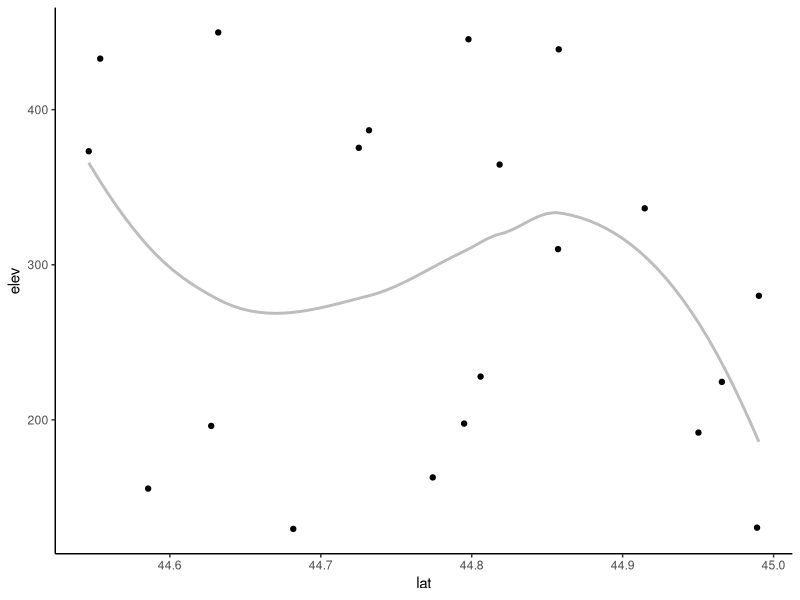
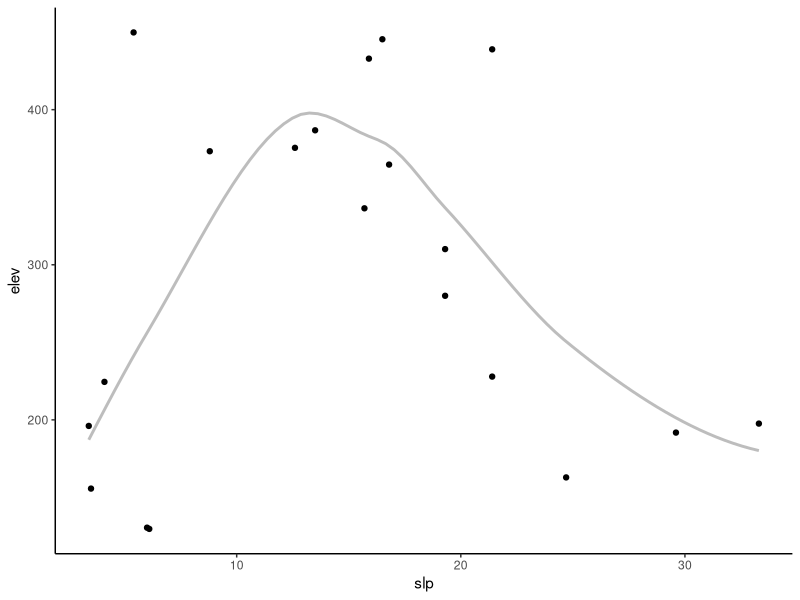
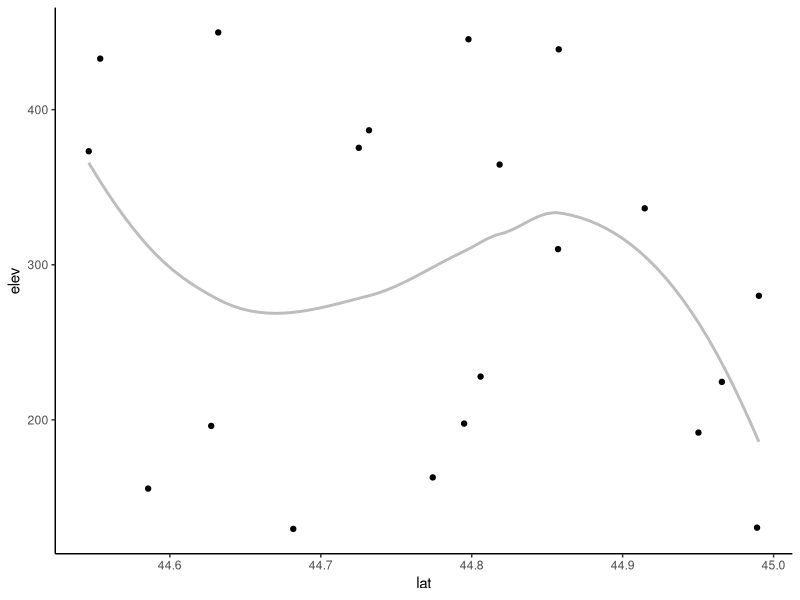
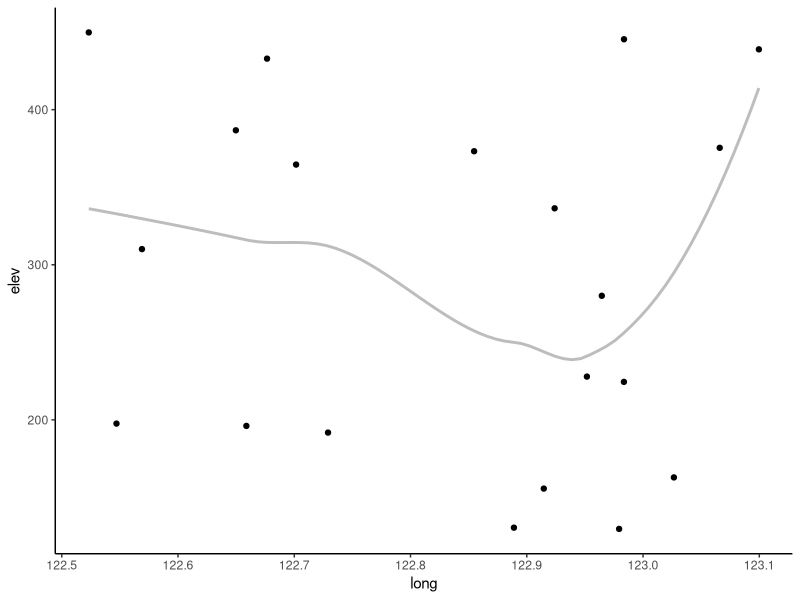
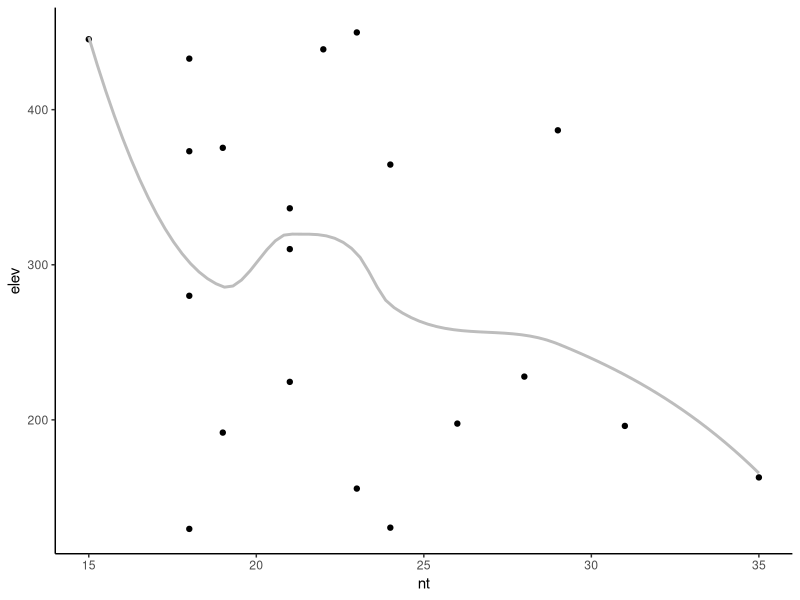
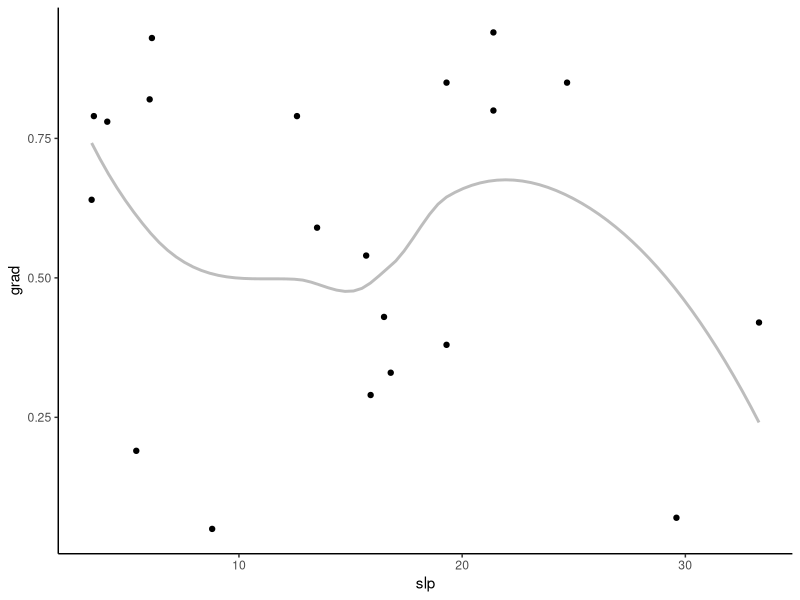
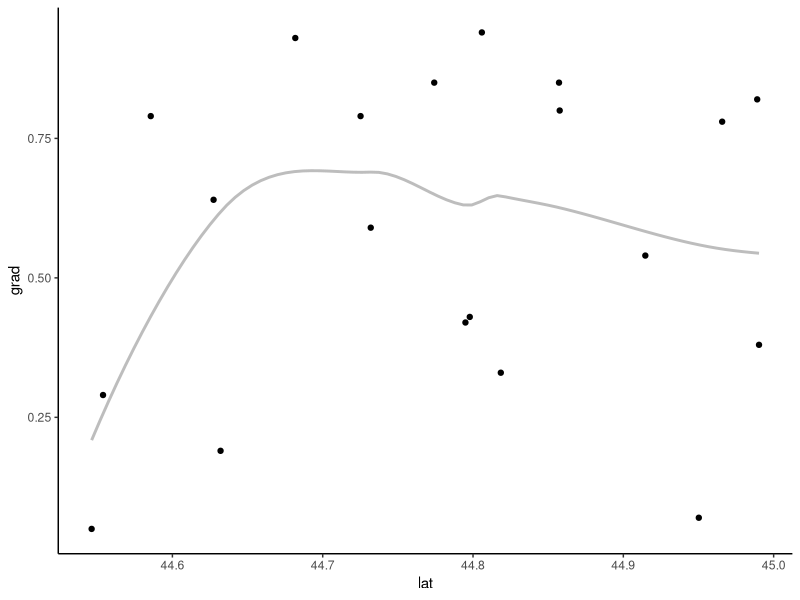
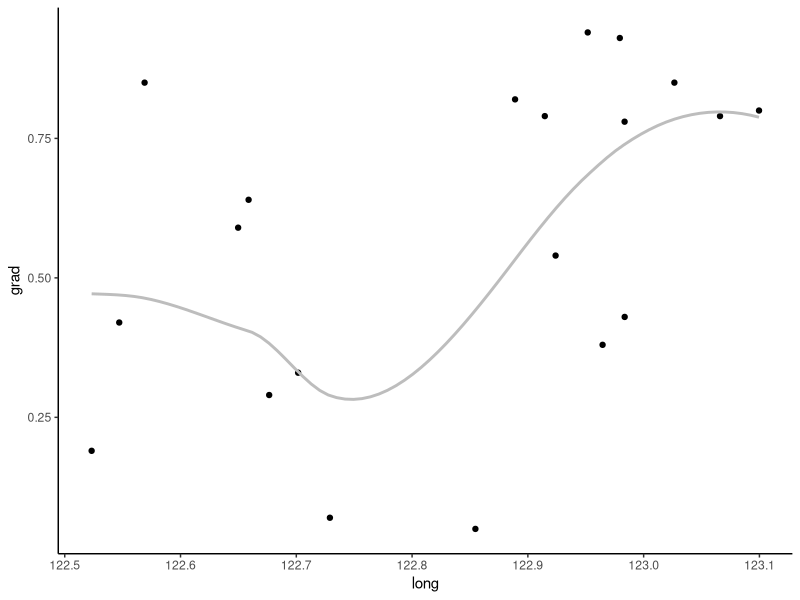

Write R code to recreate these figures, in order.
## ---- chunk 1
library(ggplot2)
library(purrr)
library(cowplot)
## ---- chunk 2
set.seed(16)
dat = data.frame(elev = round( runif(20, 100, 500), 1),
                 resp = round( runif(20, 0, 10), 1),
                 grad = round( runif(20, 0, 1), 2),
                 slp = round( runif(20, 0, 35),1),
                 lat = runif(20, 44.5, 45),
                 long = runif(20, 122.5, 123.1),
                 nt = rpois(20, lambda = 25) )
head(dat)
## ---- chunk 3
response = names(dat)[1:3]
expl = names(dat)[4:7]
## ---- chunk 4
response = set_names(response)
response
## ---- chunk 5
expl = set_names(expl)
expl
## ---- chunk 6
scatter_fun = function(x, y) {
  ggplot(dat, aes(x = .data[[x]], y = .data[[y]])) +
    geom_point() +
    geom_smooth(method = "loess",
                se = FALSE,
                color = "grey74") + theme(
                  panel.grid.major = element_blank(),
                  panel.grid.minor = element_blank(),
                  panel.background = element_blank(),
                  axis.line = element_line()
                )
}
## ---- chunk 7
scatter_fun = function(x, y) {
  ggplot(dat, aes_string(x = x, y = y)) +
    geom_point() +
    geom_smooth(method = "loess",
                se = FALSE,
                color = "grey74") + theme(
                  panel.grid.major = element_blank(),
                  panel.grid.minor = element_blank(),
                  panel.background = element_blank(),
                  axis.line = element_line()
                )
}
## ---- chunk 8
scatter_fun(x = "lat", y = "elev")
## ---- chunk 9
elev_plots = map(expl, ~scatter_fun(.x, "elev") )
## ---- chunk 10
elev_plots
## ---- chunk 11
all_plots = map(response,
                ~ map(expl, scatter_fun, y = .x))
## ---- chunk 12
all_plots2 = map(response, function(resp) {
  map(expl, function(expl) {
    scatter_fun(x = expl, y = resp)
  })
})
## ---- chunk 13
all_plots$grad[1:2]
## ---- chunk 14
all_plots$grad$long
## ---- chunk 15
all_plots[[3]][[3]]
## ---- chunk 16
resp_expl = tidyr::expand_grid(response, expl)
resp_expl
## ---- chunk 17
allplots2 = pmap(resp_expl, ~scatter_fun(x = .y, y = .x) )
## ---- chunk 18
allplots2_names = pmap(resp_expl, ~ paste0(.x, "_", .y, ".png"))
allplots2_names[1:2]
## ---- chunk 19
pdf("all_scatterplots.pdf")
all_plots
dev.off()
## ---- chunk 20
iwalk(all_plots, ~ {
  pdf(paste0(.y, "_scatterplots.pdf"))
  print(.x)
  dev.off()
})
## ---- chunk 21
plotnames = imap(all_plots, ~ paste0(.y, "_", names(.x), ".png")) %>%
  flatten()
## ---- chunk 22
walk2(plotnames,
      flatten(all_plots),
      ~ ggsave(
        filename = .x,
        plot = .y,
        height = 7,
        width = 7
      ))
## ---- chunk 23
cowplot::plot_grid(plotlist = all_plots[[1]])
## ---- chunk 24
response_plots = map(all_plots, ~ cowplot::plot_grid(plotlist = .x))
response_plots
